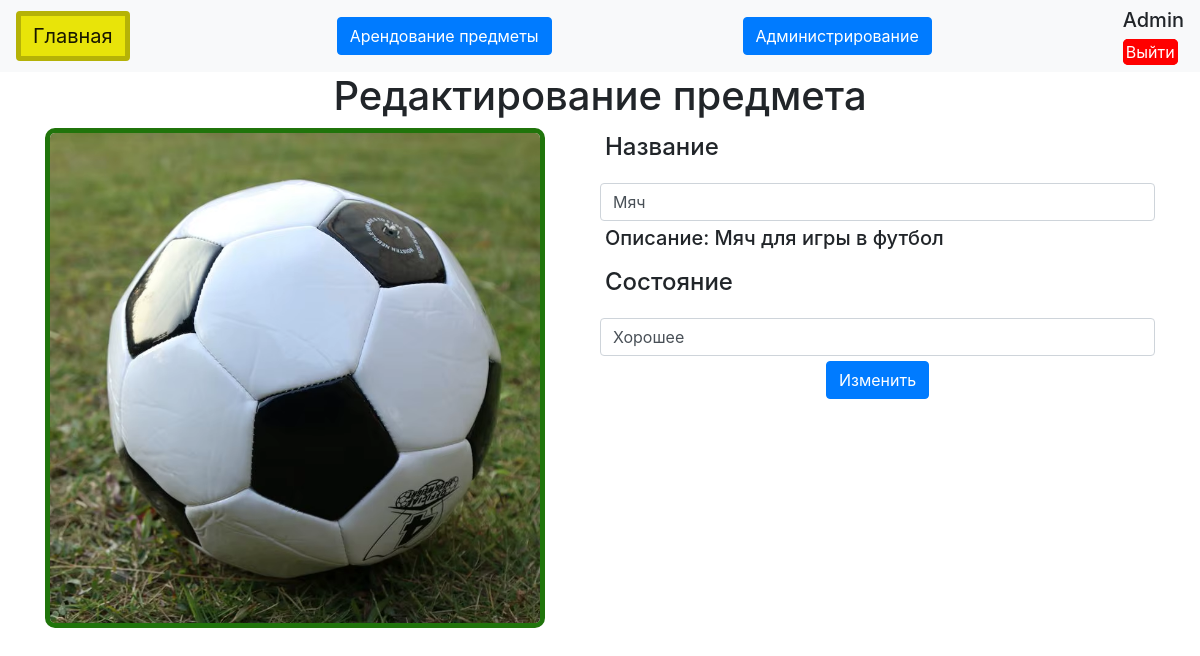
/edit_item/1 (signed in), run on the app's committed database.
### data/users.py (models this page shows, shortened)
class Users(SqlAlchemyBase, UserMixin):
    __tablename__ = 'users'
    id = sqlalchemy.Column(sqlalchemy.Integer, primary_key=True, autoincrement=True)
    name = sqlalchemy.Column(sqlalchemy.String, nullable=True)
    about = sqlalchemy.Column(sqlalchemy.String, nullable=True)
    email = sqlalchemy.Column(sqlalchemy.String, index=True, unique=True, nullable=True)
    hashed_password = sqlalchemy.Column(sqlalchemy.String, nullable=True)
    user_access = sqlalchemy.Column(sqlalchemy.String, default='admin', nullable=True)
    password = sqlalchemy.Column(sqlalchemy.String, nullable=True)
    asortiment = orm.relationship("Asortiment", back_populates='users')

### data/news.py (models this page shows)
class Asortiment(SqlAlchemyBase):
    __tablename__ = 'asortiment'
    id = sqlalchemy.Column(sqlalchemy.Integer, primary_key=True, autoincrement=True)
    name = sqlalchemy.Column(sqlalchemy.String, nullable=True)
    status = sqlalchemy.Column(sqlalchemy.String, nullable=True)
    arend = sqlalchemy.Column(sqlalchemy.String, nullable=True)
    photo_href = sqlalchemy.Column(sqlalchemy.String, nullable=True)
    id_type = sqlalchemy.Column(sqlalchemy.Integer, sqlalchemy.ForeignKey('idtype.id'))
    is_private = sqlalchemy.Column(sqlalchemy.Boolean, default=True)
    user_id = sqlalchemy.Column(sqlalchemy.Integer, sqlalchemy.ForeignKey("users.id"))
    users = orm.relationship('Users')
    idtype = orm.relationship("Idtype")
    request = orm.relationship("Request", back_populates='asortiment')

### data/category.py (models this page shows)
class Idtype(SqlAlchemyBase):
    __tablename__ = 'idtype'
    id = sqlalchemy.Column(sqlalchemy.Integer, primary_key=True, autoincrement=True)
    name = sqlalchemy.Column(sqlalchemy.String)
    description = sqlalchemy.Column(sqlalchemy.Text)

### main.py (the view)
@app.route("/edit_item/<int:id_item>", methods=["GET", "POST"])
@login_required
def edit_item(id_item):
    if current_user.user_access == "baned":
        abort(404)
    elif current_user.user_access == "User":
        return redirect("/")
    else:
        db_sess = db_session.create_session()
        form = IU()
        if form.validate_on_submit():
            db_sess.query(Asortiment).filter(Asortiment.id == id_item).update({'name': form.name.data, 'status': form.status.data})
            db_sess.commit()
            return redirect("/admin_panel")
        item = db_sess.query(Asortiment).filter_by(id=id_item).first()
        form.name.data = item.name
        form.status.data = item.status
        return render_template("edit_item.html",
                            title="Редактирование предмета",
                            form=form,
                            item=item,
                            )

### forms/user.py
class IU(FlaskForm):
    choces = [["Nonwdwe", "Nonwdwe"]]
    name = StringField('Название', validators=[DataRequired()])
    status = StringField('Состояние')
    submit = SubmitField("Добавить")

### data/db_session.py (called while the page is built)
def create_session() -> Session:
    global __factory
    return __factory()

### main.py (called while the page is built)
@login_manager.user_loader
def load_user(user_id):
    db_sess = db_session.create_session()
    return db_sess.get(Users, user_id)

### templates/edit_item.html (shortened to what this page needs)
{% extends "base.html" %}
{% block content %}
<div class="container">
    <h1>Редактирование предмета</h1>
    <div class="iteml">
        <img class="imgadsize borderG" src="/{{ item.photo_href }}">
    </div>
    <div class="itemr">
        <form action="" method="post" enctype="multipart/form-data">
            <div>
                <div>
                    <div class="paing">
                        <h4>{{ form.name.label }}</h4>
                    </div>
                    <div>
                        {{ form.name(class="form-control") }}
                    </div>
                </div>
                <div>
                    <div class="paing">
                        <h5>Описание: {{ item.idtype.description }}</h5>
                    </div>
                </div>
                <div>
                    <div class="paing">
                        <h4>{{ form.status.label }}</h4>
                    </div>
                    <div>
                        {{ form.status(class="form-control") }}
                    </div>
                </div>
                 <div class="cental paing"><p>{{ form.submit(type="submit", class="btn btn-primary", value="Изменить") }}</p></div>
            </div>
        </form>
    </div>
</div>
{% endblock %}

### templates/base.html (shortened to what this page needs)
<!doctype html>
<html lang="en">
<head>
    <link rel="stylesheet"
          href="https://stackpath.bootstrapcdn.com/bootstrap/4.4.1/css/bootstrap.min.css"
>
    <link rel="stylesheet" href="{{ url_for('static', filename='styles/Styles.css') }}">
</head>
<body>
<header>
    <nav class="navbar navbar-light bg-light">
        <a class="btn navbar-brand borderSome backcolorV" href="/" >Главная</a>
        {% if current_user.user_access == 'admin' %}
        <div class="cental">
            <a href="/arrended" class="btn btn-primary">Арендование предметы</a>
        </div>
        <div class="cental">
            <a href="/admin_panel" class="btn btn-primary">Администрирование</a>
        </div>
        {% else %}
        <div class="cental">
            <a href="/arrended" class="btn btn-primary">Арендование предметы</a>
        </div>
        {% endif %}
        {% if current_user.is_authenticated %}
        <div>
            <h5>{{ current_user.name }}</h5>
            <a class="exit" href="/logout">Выйти</a>
        </div>
        {% else %}
            <p>
                <a class="btn btn-primary " href="/register">Зарегистрироваться</a>
                <a class="btn btn-success" href="/login">Войти</a>
            </p>
        {% endif %}
    </nav>
</header>
<main>
    {% block content %}{% endblock %}
</main>
</body>
</html>

### static/styles/Styles.css (style rules this page uses)
.exit { border:3px solid red; color: white; background-color: red; border-radius: 5px; }
h1 { text-align: center; }
.borderG { border: 5px solid rgb(32, 116, 11); border-radius: 10px; }
.borderSome { border: 5px solid #b5b207; }
.cental { text-align: center; }
.iteml { float: left; width: 50%; }
.itemr { float: right; width: 50%; }
.imgadsize { width: 500px; }
.backcolorV { background-color: #e8e409; color: white; }
.paing { padding: 5px; }

### data on the page
Users: name "Admin"
Asortiment: photo_href (picture), name "Мяч", status "Хорошее"
Idtype: idtype.description "Мяч для игры в футбол"
